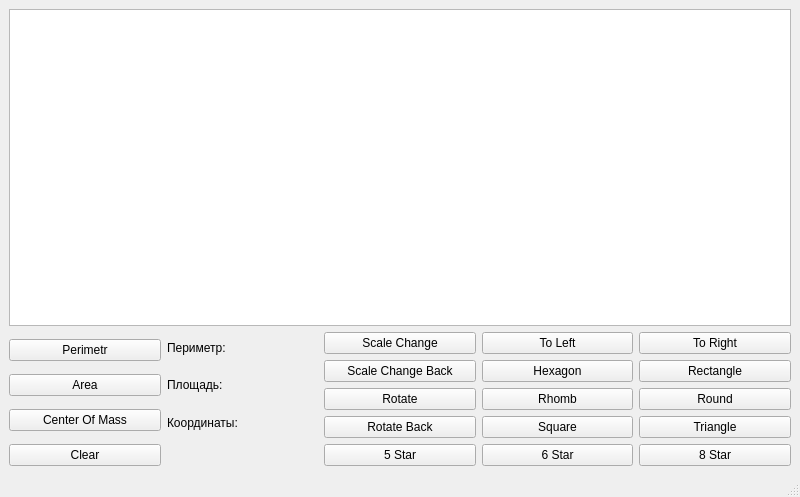
<?xml version="1.0" encoding="UTF-8"?>
<ui version="4.0">
 <class>MainWindow</class>
 <widget class="QMainWindow" name="MainWindow">
  <property name="geometry">
   <rect>
    <x>0</x>
    <y>0</y>
    <width>800</width>
    <height>497</height>
   </rect>
  </property>
  <property name="windowTitle">
   <string>MainWindow</string>
  </property>
  <widget class="QWidget" name="centralwidget">
   <layout class="QGridLayout" name="gridLayout">
    <item row="2" column="4">
     <widget class="QPushButton" name="Rectangle">
      <property name="text">
       <string>Rectangle</string>
      </property>
     </widget>
    </item>
    <item row="3" column="4">
     <widget class="QPushButton" name="Round">
      <property name="text">
       <string>Round</string>
      </property>
     </widget>
    </item>
    <item row="1" column="2" rowspan="4">
     <layout class="QVBoxLayout" name="verticalLayout_3">
      <item>
       <widget class="QPushButton" name="ScaleChange">
        <property name="text">
         <string>Scale Change</string>
        </property>
       </widget>
      </item>
      <item>
       <widget class="QPushButton" name="ScaleChangeBack">
        <property name="text">
         <string>Scale Change Back</string>
        </property>
       </widget>
      </item>
      <item>
       <widget class="QPushButton" name="Rotate">
        <property name="text">
         <string>Rotate</string>
        </property>
       </widget>
      </item>
      <item>
       <widget class="QPushButton" name="RotateBack">
        <property name="text">
         <string>Rotate Back</string>
        </property>
       </widget>
      </item>
     </layout>
    </item>
    <item row="5" column="4">
     <widget class="QPushButton" name="EightPointedStar">
      <property name="text">
       <string>8 Star</string>
      </property>
     </widget>
    </item>
    <item row="4" column="4">
     <widget class="QPushButton" name="Triangle">
      <property name="text">
       <string>Triangle</string>
      </property>
     </widget>
    </item>
    <item row="4" column="3">
     <widget class="QPushButton" name="Square">
      <property name="text">
       <string>Square</string>
      </property>
     </widget>
    </item>
    <item row="5" column="2">
     <widget class="QPushButton" name="FivePointedStar">
      <property name="text">
       <string>5 Star</string>
      </property>
     </widget>
    </item>
    <item row="1" column="3">
     <widget class="QPushButton" name="toRight">
      <property name="text">
       <string>To Left</string>
      </property>
     </widget>
    </item>
    <item row="1" column="1" rowspan="4">
     <layout class="QVBoxLayout" name="verticalLayout">
      <item>
       <widget class="QLabel" name="label">
        <property name="text">
         <string>Периметр:</string>
        </property>
       </widget>
      </item>
      <item>
       <widget class="QLabel" name="label_2">
        <property name="text">
         <string>Площадь:</string>
        </property>
       </widget>
      </item>
      <item>
       <widget class="QLabel" name="label_3">
        <property name="text">
         <string>Координаты:</string>
        </property>
       </widget>
      </item>
     </layout>
    </item>
    <item row="5" column="0">
     <widget class="QPushButton" name="Clear">
      <property name="text">
       <string>Clear</string>
      </property>
     </widget>
    </item>
    <item row="2" column="3">
     <widget class="QPushButton" name="Hexagon">
      <property name="text">
       <string>Hexagon</string>
      </property>
     </widget>
    </item>
    <item row="1" column="0" rowspan="4">
     <layout class="QVBoxLayout" name="verticalLayout_2">
      <item>
       <widget class="QPushButton" name="Perimetr">
        <property name="text">
         <string>Perimetr</string>
        </property>
       </widget>
      </item>
      <item>
       <widget class="QPushButton" name="Area">
        <property name="enabled">
         <bool>true</bool>
        </property>
        <property name="text">
         <string>Area</string>
        </property>
       </widget>
      </item>
      <item>
       <widget class="QPushButton" name="CenterOfMass">
        <property name="text">
         <string>Center Of Mass</string>
        </property>
       </widget>
      </item>
     </layout>
    </item>
    <item row="1" column="4">
     <widget class="QPushButton" name="toLeft">
      <property name="text">
       <string>To Right</string>
      </property>
     </widget>
    </item>
    <item row="5" column="3">
     <widget class="QPushButton" name="SixPointedStar">
      <property name="text">
       <string>6 Star</string>
      </property>
     </widget>
    </item>
    <item row="3" column="3">
     <widget class="QPushButton" name="Rhomb">
      <property name="text">
       <string>Rhomb</string>
      </property>
     </widget>
    </item>
    <item row="0" column="0" colspan="5">
     <widget class="QGraphicsView" name="graphicsView"/>
    </item>
   </layout>
  </widget>
  <widget class="QMenuBar" name="menubar">
   <property name="geometry">
    <rect>
     <x>0</x>
     <y>0</y>
     <width>800</width>
     <height>23</height>
    </rect>
   </property>
  </widget>
  <widget class="QStatusBar" name="statusbar"/>
 </widget>
 <resources/>
 <connections/>
</ui>
